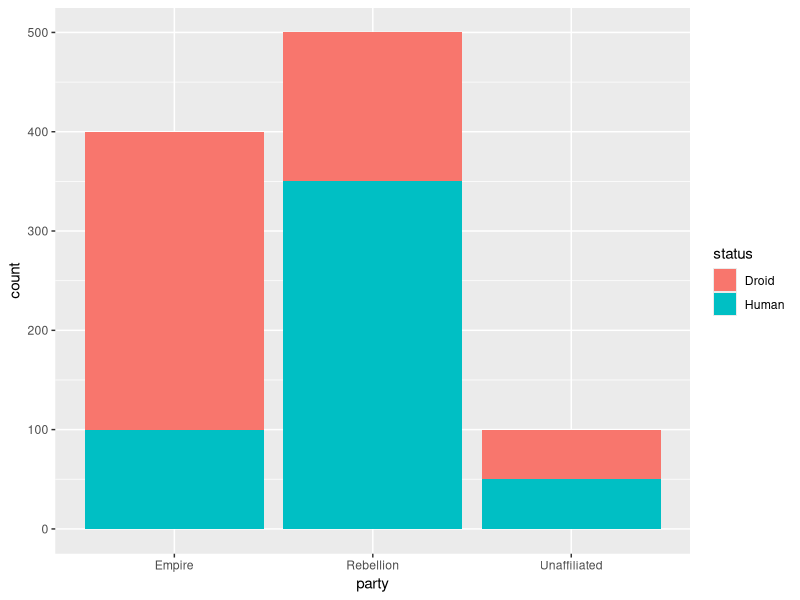
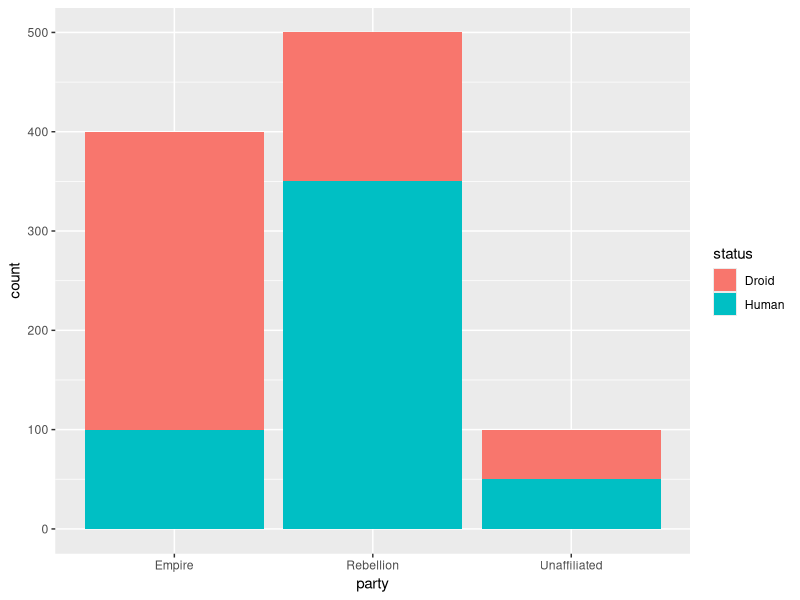

Write the R code that produced these figures, in order.
## ---- chunk 1
#| label: fig-collapsible
#| fig-cap: Stacked bar chart"
#| echo: false
library(ggplot2)

party = rep(c("Empire", "Rebellion", "Unaffiliated"), times = c(400, 500, 100))

emp = rep(c("Human", "Droid"), times = c(100, 300))
reb = rep(c("Human", "Droid"), times = c(350, 150))
unf = rep(c("Human", "Droid"), times = c(50, 50))

dat = data.frame(
  status = c(emp, reb, unf),
  party = party
)

ggplot(dat, aes(x = party, fill = status)) +
  geom_bar()
## ---- chunk 2
#| code-fold: true
#| code-summary: "Show answers (except part n)"
# a) 400 / 1000 (marginal prop)
# b) 500 / 1000 (marginal prop)
# c) 300 / 1000 (joint prop)
# d) 500 / 1000 (marginal prop)
# e) 50 / 100 (conditional prop)
# f) 500 / 1000 (marginal prop)
# g) 150 / 500 (conditional prop)
# h) 150 / 500
# i) 350 / 500
# j) rows: 1000 (one per individual)
#    variables: 2
#    - human-droid status
#    - affiliation party
#
# k) True
# l) False
# m) True
# o) False. There is clearly a large proportion of droids in the empire, 
#    as well as a large proportion of humans in the rebellion.
## ---- chunk 3
#| label: fig-collapsible2
#| fig-cap: "Stacked bar chart"
#| echo: false
library(ggplot2)

party = rep(c("Empire", "Rebellion", "Unaffiliated"), times = c(400, 500, 100))

emp = rep(c("Human", "Droid"), times = c(100, 300))
reb = rep(c("Human", "Droid"), times = c(350, 150))
unf = rep(c("Human", "Droid"), times = c(50, 50))

dat = data.frame(
  status = c(emp, reb, unf),
  party = party
)

ggplot(dat, aes(x = party, fill = status)) +
  geom_bar()
